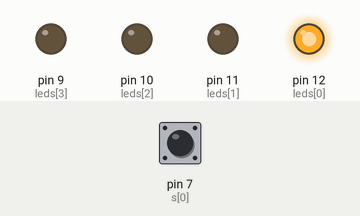
This sketch was run on a simulated Arduino Uno, built with avr-gcc and run on an emulated ATmega328P. Parts: output pins drawn as LEDs (lit = HIGH). The inputs (shaded band) are chosen by the test bench; at power-on: pin 7 (s[0]) HIGH. What the sketch prints to the serial monitor is not drawn.

Above: at 0.1 s.
At 0.71 s:
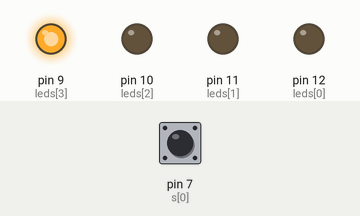
At 1.31 s:
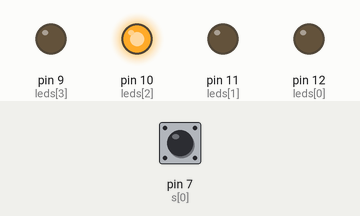
At 2.73 s:
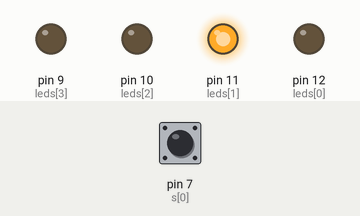
Timing chart, 0 to 3.0 s (numbered marks = the images above):
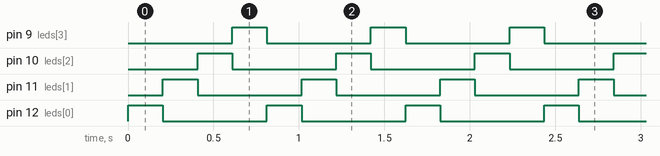

Measured:
- by itself, pin 9 (leds[3]), pin 10 (leds[2]), pin 11 (leds[1]), pin 12 (leds[0]): alternates HIGH for 0.20 s and LOW for 0.61 s
- by itself, everything shown: repeats every 0.81 s, in 4 steps

The sketch:

oef4.ino
```cpp
int sensorPin = A0;  // select the input pin for the potentiometer

int leds[4] = { 12, 11, 10, 9 };

int s[2] = { 7, 6 };
long ledsBrandend = 0;
long pressed = 0;

bool rechts = true;

int sensorValue = 0;  // variable to store the value coming from the sensor

int sState[2] = { 0, 0 };
int sLS[2] = { 0, 0 };


int ledState[4] = { 0, 0, 0, 0 };
int i = 0;


void setup() {
  // put your setup code here, to run once:

  Serial.begin(9600);


  pinMode(leds[0], OUTPUT);
  pinMode(leds[1], OUTPUT);
  pinMode(leds[2], OUTPUT);
  pinMode(leds[3], OUTPUT);

  pinMode(s[0], INPUT_PULLUP);
  pinMode(s[1], INPUT_PULLUP);

  digitalWrite(leds[i], HIGH);
}

void loop() {
  sLS[0] = sState[0];
  sState[0] = !digitalRead(s[0]);

  // sLS[1] = sState[1];
  // sState[1] = !digitalRead(s[1]);

  if (millis() - ledsBrandend > 200) {
    ledsBrandend = millis();
    if (rechts) {
      i++;

      digitalWrite(leds[i - 1], 0);

      if (i > 3) {
        i = 0;
      }
      digitalWrite(leds[i], 1);
    } else {
      i--;

      digitalWrite(leds[i + 1], 0);

      if (i < 0) {
        i = 3;
      }
      digitalWrite(leds[i], 1);
    }
  }


  if (sState[0] && !sLS[0]) {
    pressed = millis();
  }
  Serial.println(pressed);
  if (!sState[0] && sLS[0]) {
    if (millis() - pressed > 200) {
      rechts = false;
    } else {
      rechts = true;
    }
  }
}
```
